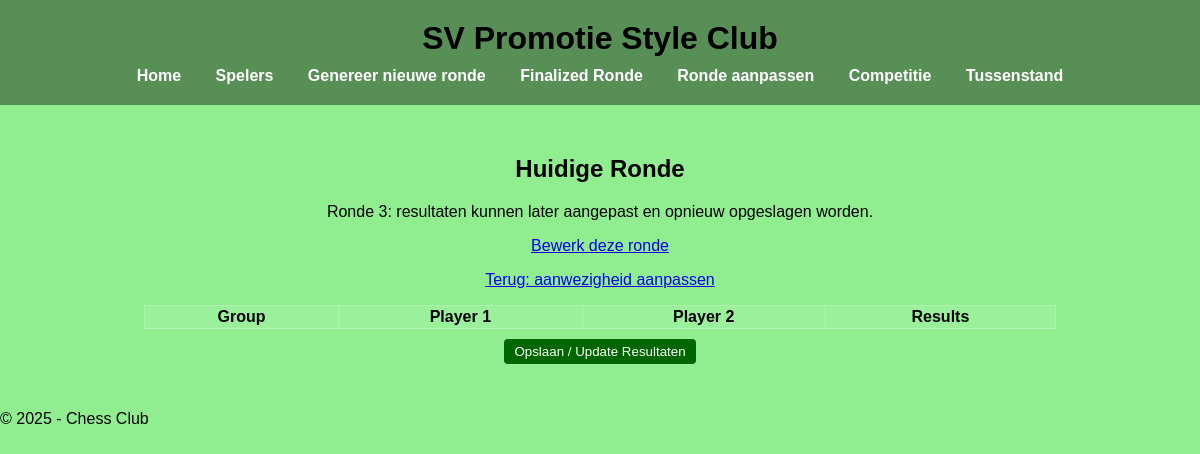
Page /finalized_round?round_id=3 on the earlier database version.
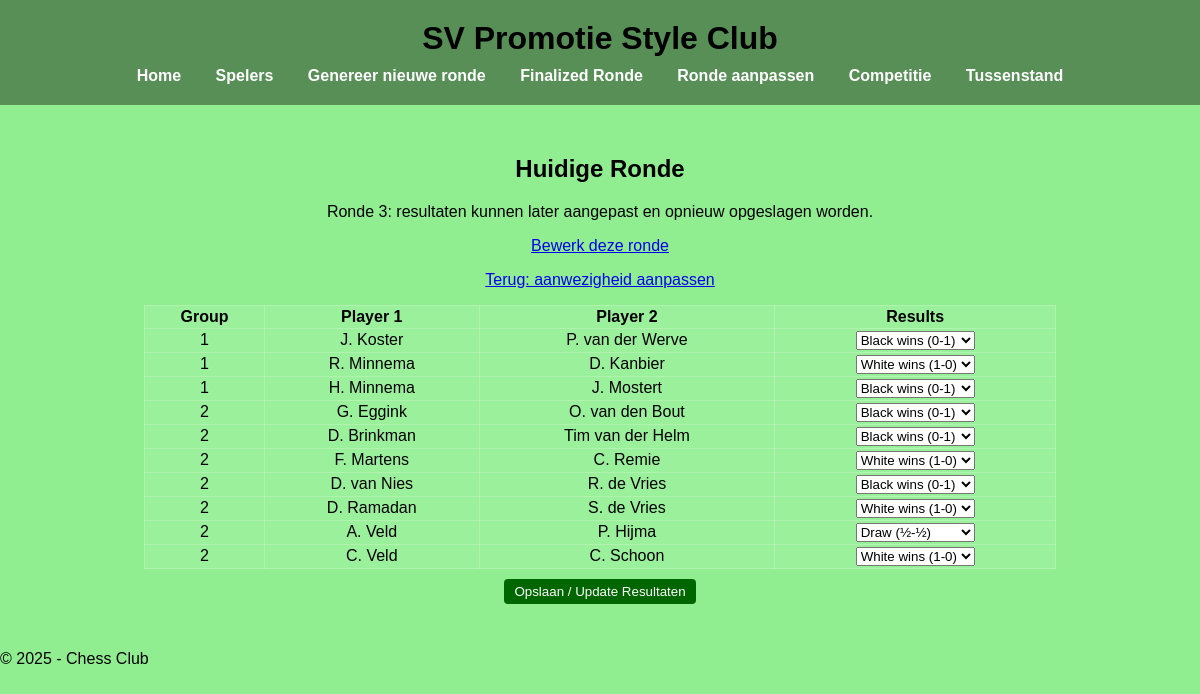
Same page on the later database version.
### tables this page shows
CREATE TABLE Pairings(
    Id INTEGER PRIMARY KEY AUTOINCREMENT,
    PlayerId1 text NOT NULL,
    PlayerId2 text NOT NULL,
    RoundId int NOT NULL,
    GroupNumber int NOT NULL,
    ResultsType int,
    Last_Update datetime NOT NULL DEFAULT CURRENT_TIMESTAMP,
    FOREIGN KEY (PlayerId1) REFERENCES Players(Id),
    FOREIGN KEY (PlayerId2) REFERENCES Players(Id),
    FOREIGN KEY (RoundId) REFERENCES Rounds(Id)
);

CREATE TABLE Players(
    Id text PRIMARY KEY,
    Name text NOT NULL,
    GroupNumber int NOT NULL,
    Active boolean NOT NULL,
    Rating int,
    Type text,
    Last_Update datetime NOT NULL DEFAULT CURRENT_TIMESTAMP
);

### app.py (the view)
@app.route("/finalized_round")
def finalize_round():
    selected_round = request.args.get("round_id", type=int)
    if selected_round is None:
        selected_round = get_latest_round_with_pairings()
    if selected_round is None:
        return render_template("finalized-round.html", pairings=[], round_id=None)
    rows = query_db(
        """SELECT b.Name, c.Name, RoundId, a.GroupNumber,a.ResultsType,a.Id FROM Pairings a
           LEFT JOIN Players b ON a.PlayerId1 = b.Id
           LEFT JOIN Players c ON a.PlayerId2 = c.Id
           WHERE a.RoundId = ?
           ORDER BY a.GroupNumber ASC""",
        (selected_round,),
    )
    pairings = [
    {"player1": r[0], "player2": r[1], "round": r[2], "group": r[3],"Result": r[4],"Id": r[5]}
    for r in rows
    ]
    return render_template("finalized-round.html", pairings=pairings, round_id=selected_round)

### app.py (called while the page is built)
def query_db(query, args=(), one=False):
    conn = sqlite3.connect(DATABASE)
    cursor = conn.cursor()
    cursor.execute(query, args)
    rows = cursor.fetchall()
    conn.close()
    return rows if not one else rows[0] if rows else None

### templates/finalized-round.html (shortened to what this page needs)
{% extends "base.html" %}
{% block content %}
  <h2>Huidige Ronde</h2>
  {% if round_id %}
    <p>Ronde {{ round_id }}: resultaten kunnen later aangepast en opnieuw opgeslagen worden.</p>
    <p><a href="/round-editor?round_id={{ round_id }}" class="btn">Bewerk deze ronde</a></p>
  {% endif %}
  <p><a href="/player-overview" class="btn">Terug: aanwezigheid aanpassen</a></p>
  <table id="pairingTable">
    <thead>
      <tr><th>Group</th><th>Player 1</th><th>Player 2</th><th>Results</th></tr>
    </thead>
    <tbody>
      {% for p in pairings %}
      <tr data-pairing-id="{{ p.Id }}">
        <td>{{ p.group }}</td>
        <td>{{ p.player1 }}</td>
        <td>{{ p.player2 }}</td>
        <td>
          <select class="result-select"
                  onchange="submitResult({{ p.Id }}, this.value)">
            <option value="1" {% if p.Result == 1 %}selected{% endif %}>White wins (1-0)</option>
            <option value="2" {% if p.Result == 2 %}selected{% endif %}>Black wins (0-1)</option>
            <option value="3" {% if p.Result == 3 %}selected{% endif %}>Draw (½-½)</option>
          </select>
        </td>
      </tr>
      {% endfor %}
    </tbody>
  </table>
  <form method="POST" action="/save-results">
    <button type="submit" class="btn">Opslaan / Update Resultaten</button>
  </form>
  {% endblock %}

Differences in the rows shown:
added Pairings: group "1", player1 "J. Koster", player2 "P. van der Werve", Id "Black wins (0-1)"
added Pairings: group "1", player1 "R. Minnema", player2 "D. Kanbier", Id "White wins (1-0)"
added Pairings: group "1", player1 "H. Minnema", player2 "J. Mostert", Id "Black wins (0-1)"
added Pairings: group "2", player1 "G. Eggink", player2 "O. van den Bout", Id "Black wins (0-1)"
added Pairings: group "2", player1 "D. Brinkman", player2 "Tim van der Helm", Id "Black wins (0-1)"
added Pairings: group "2", player1 "F. Martens", player2 "C. Remie", Id "White wins (1-0)"
added Pairings: group "2", player1 "D. van Nies", player2 "R. de Vries", Id "Black wins (0-1)"
added Pairings: group "2", player1 "D. Ramadan", player2 "S. de Vries", Id "White wins (1-0)"
added Pairings: group "2", player1 "A. Veld", player2 "P. Hijma", Id "Draw (½-½)"
added Pairings: group "2", player1 "C. Veld", player2 "C. Schoon", Id "White wins (1-0)"
